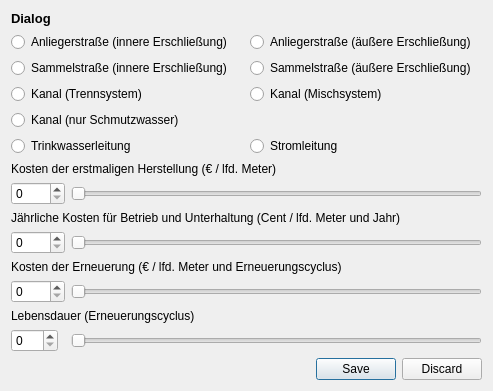
             <widget class="QWidget" name="scrollAreaWidgetContents_3">
              <property name="geometry">
               <rect>
                <x>0</x>
                <y>0</y>
                <width>458</width>
                <height>371</height>
               </rect>
              </property>
              <layout class="QGridLayout" name="gridLayout_17">
               <item row="5" column="0">
                <widget class="QRadioButton" name="radioButton_9">
                 <property name="text">
                  <string>Kanal (Trennsystem)</string>
                 </property>
                </widget>
               </item>
               <item row="7" column="3">
                <widget class="QRadioButton" name="radioButton_11">
                 <property name="text">
                  <string>Stromleitung</string>
                 </property>
                </widget>
               </item>
               <item row="3" column="0">
                <widget class="QRadioButton" name="radioButton_7">
                 <property name="text">
                  <string>Sammelstraße (innere Erschließung)</string>
                 </property>
                </widget>
               </item>
               <item row="2" column="0">
                <widget class="QRadioButton" name="radioButton_3">
                 <property name="text">
                  <string>Anliegerstraße (innere Erschließung)</string>
                 </property>
                </widget>
               </item>
               <item row="3" column="3">
                <widget class="QRadioButton" name="radioButton_8">
                 <property name="text">
                  <string>Sammelstraße (äußere Erschließung)</string>
                 </property>
                </widget>
               </item>
               <item row="7" column="0">
                <widget class="QRadioButton" name="radioButton_6">
                 <property name="sizePolicy">
                  <sizepolicy hsizetype="Minimum" vsizetype="Fixed">
                   <horstretch>0</horstretch>
                   <verstretch>0</verstretch>
                  </sizepolicy>
                 </property>
                 <property name="text">
                  <string>Trinkwasserleitung</string>
                 </property>
                </widget>
               </item>
               <item row="8" column="0" colspan="5">
                <layout class="QGridLayout" name="gridLayout_18">
                 <item row="3" column="0">
                  <widget class="QSpinBox" name="spinBox_27">
                   <property name="sizePolicy">
                    <sizepolicy hsizetype="Fixed" vsizetype="Fixed">
                     <horstretch>0</horstretch>
                     <verstretch>0</verstretch>
                    </sizepolicy>
                   </property>
                   <property name="maximum">
                    <number>2000</number>
                   </property>
                  </widget>
                 </item>
                 <item row="5" column="0">
                  <widget class="QSpinBox" name="spinBox_28">
                   <property name="sizePolicy">
                    <sizepolicy hsizetype="Fixed" vsizetype="Fixed">
                     <horstretch>0</horstretch>
                     <verstretch>0</verstretch>
                    </sizepolicy>
                   </property>
                   <property name="maximum">
                    <number>2000</number>
                   </property>
                  </widget>
                 </item>
                 <item row="7" column="1">
                  <widget class="QSlider" name="horizontalSlider_19">
                   <property name="orientation">
                    <enum>Qt::Horizontal</enum>
                   </property>
                  </widget>
                 </item>
                 <item row="5" column="1">
                  <widget class="QSlider" name="horizontalSlider_18">
                   <property name="orientation">
                    <enum>Qt::Horizontal</enum>
                   </property>
                  </widget>
                 </item>
                 <item row="7" column="0">
                  <widget class="QSpinBox" name="spinBox_29">
                   <property name="sizePolicy">
                    <sizepolicy hsizetype="Fixed" vsizetype="Fixed">
                     <horstretch>0</horstretch>
                     <verstretch>0</verstretch>
                    </sizepolicy>
                   </property>
                   <property name="maximum">
                    <number>100</number>
                   </property>
                  </widget>
                 </item>
                 <item row="1" column="0">
                  <widget class="QSpinBox" name="spinBox_26">
                   <property name="sizePolicy">
                    <sizepolicy hsizetype="Fixed" vsizetype="Fixed">
                     <horstretch>0</horstretch>
                     <verstretch>0</verstretch>
                    </sizepolicy>
                   </property>
                   <property name="maximum">
                    <number>2000</number>
                   </property>
                  </widget>
                 </item>
                 <item row="1" column="1">
                  <widget class="QSlider" name="horizontalSlider_16">
                   <property name="orientation">
                    <enum>Qt::Horizontal</enum>
                   </property>
                  </widget>
                 </item>
                 <item row="3" column="1">
                  <widget class="QSlider" name="horizontalSlider_17">
                   <property name="orientation">
                    <enum>Qt::Horizontal</enum>
                   </property>
                  </widget>
                 </item>
                 <item row="0" column="0" colspan="2">
                  <widget class="QLabel" name="label_54">
                   <property name="sizePolicy">
                    <sizepolicy hsizetype="Fixed" vsizetype="Fixed">
                     <horstretch>0</horstretch>
                     <verstretch>0</verstretch>
                    </sizepolicy>
                   </property>
                   <property name="text">
                    <string>Kosten der erstmaligen Herstellung (€ / lfd. Meter)</string>
                   </property>
                  </widget>
                 </item>
                 <item row="2" column="0" colspan="2">
                  <widget class="QLabel" name="label_55">
                   <property name="sizePolicy">
                    <sizepolicy hsizetype="Fixed" vsizetype="Fixed">
                     <horstretch>0</horstretch>
                     <verstretch>0</verstretch>
                    </sizepolicy>
                   </property>
                   <property name="text">
                    <string>Jährliche Kosten für Betrieb und Unterhaltung (Cent / lfd. Meter und Jahr)</string>
                   </property>
                  </widget>
                 </item>
                 <item row="4" column="0" colspan="2">
                  <widget class="QLabel" name="label_56">
                   <property name="sizePolicy">
                    <sizepolicy hsizetype="Fixed" vsizetype="Fixed">
                     <horstretch>0</horstretch>
                     <verstretch>0</verstretch>
                    </sizepolicy>
                   </property>
                   <property name="text">
                    <string>Kosten der Erneuerung (€ / lfd. Meter und Erneuerungscyclus)</string>
                   </property>
                  </widget>
                 </item>
                 <item row="6" column="0" colspan="2">
                  <widget class="QLabel" name="label_57">
                   <property name="sizePolicy">
                    <sizepolicy hsizetype="Fixed" vsizetype="Fixed">
                     <horstretch>0</horstretch>
                     <verstretch>0</verstretch>
                    </sizepolicy>
                   </property>
                   <property name="text">
                    <string>Lebensdauer (Erneuerungscyclus)</string>
                   </property>
                  </widget>
                 </item>
                </layout>
               </item>
               <item row="5" column="3">
                <widget class="QRadioButton" name="radioButton_5">
                 <property name="text">
                  <string>Kanal (Mischsystem)</string>
                 </property>
                </widget>
               </item>
               <item row="6" column="0">
                <widget class="QRadioButton" name="radioButton_10">
                 <property name="text">
                  <string>Kanal (nur Schmutzwasser)</string>
                 </property>
                </widget>
               </item>
               <item row="2" column="4">
                <spacer name="horizontalSpacer_9">
                 <property name="orientation">
                  <enum>Qt::Horizontal</enum>
                 </property>
                 <property name="sizeHint" stdset="0">
                  <size>
                   <width>40</width>
                   <height>20</height>
                  </size>
                 </property>
                </spacer>
               </item>
               <item row="2" column="3">
                <widget class="QRadioButton" name="radioButton_4">
                 <property name="text">
                  <string>Anliegerstraße (äußere Erschließung)</string>
                 </property>
                </widget>
               </item>
               <item row="9" column="0" colspan="5">
                <widget class="QDialogButtonBox" name="buttonBox">
                 <property name="standardButtons">
                  <set>QDialogButtonBox::Discard|QDialogButtonBox::Save</set>
                 </property>
                </widget>
               </item>
               <item row="0" column="0">
                <widget class="QLabel" name="label_3">
                 <property name="font">
                  <font>
                   <pointsize>10</pointsize>
                   <weight>75</weight>
                   <bold>true</bold>
                  </font>
                 </property>
                 <property name="text">
                  <string>Dialog</string>
                 </property>
                </widget>
               </item>
              </layout>
             </widget>
